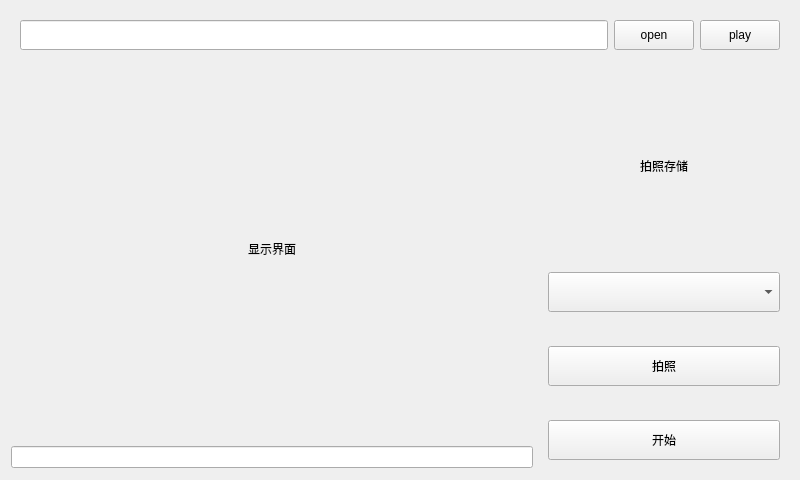
<?xml version="1.0" encoding="UTF-8"?>
<ui version="4.0">
 <class>Widget</class>
 <widget class="QWidget" name="Widget">
  <property name="geometry">
   <rect>
    <x>0</x>
    <y>0</y>
    <width>800</width>
    <height>480</height>
   </rect>
  </property>
  <property name="windowTitle">
   <string>Widget</string>
  </property>
  <layout class="QVBoxLayout" name="verticalLayout_2">
   <item>
    <widget class="QWidget" name="widget_2" native="true">
     <property name="minimumSize">
      <size>
       <width>0</width>
       <height>40</height>
      </size>
     </property>
     <layout class="QHBoxLayout" name="horizontalLayout_2">
      <item>
       <widget class="QLineEdit" name="lineEdit_path">
        <property name="minimumSize">
         <size>
          <width>0</width>
          <height>30</height>
         </size>
        </property>
       </widget>
      </item>
      <item>
       <widget class="QPushButton" name="pushButton_open">
        <property name="minimumSize">
         <size>
          <width>0</width>
          <height>30</height>
         </size>
        </property>
        <property name="text">
         <string>open</string>
        </property>
       </widget>
      </item>
      <item>
       <widget class="QPushButton" name="pushButton_play">
        <property name="minimumSize">
         <size>
          <width>0</width>
          <height>30</height>
         </size>
        </property>
        <property name="text">
         <string>play</string>
        </property>
       </widget>
      </item>
     </layout>
    </widget>
   </item>
   <item>
    <layout class="QHBoxLayout" name="horizontalLayout">
     <item>
      <layout class="QVBoxLayout" name="verticalLayout_3">
       <item>
        <widget class="QLabel" name="displayLabel">
         <property name="maximumSize">
          <size>
           <width>522</width>
           <height>381</height>
          </size>
         </property>
         <property name="text">
          <string>显示界面</string>
         </property>
         <property name="alignment">
          <set>Qt::AlignCenter</set>
         </property>
        </widget>
       </item>
       <item>
        <widget class="QLineEdit" name="lineEdit_log"/>
       </item>
      </layout>
     </item>
     <item>
      <widget class="QWidget" name="widget" native="true">
       <property name="minimumSize">
        <size>
         <width>250</width>
         <height>0</height>
        </size>
       </property>
       <property name="maximumSize">
        <size>
         <width>250</width>
         <height>16777215</height>
        </size>
       </property>
       <layout class="QVBoxLayout" name="verticalLayout">
        <item>
         <widget class="QLabel" name="saveLabel">
          <property name="minimumSize">
           <size>
            <width>200</width>
            <height>200</height>
           </size>
          </property>
          <property name="maximumSize">
           <size>
            <width>16777215</width>
            <height>16777215</height>
           </size>
          </property>
          <property name="text">
           <string>拍照存储</string>
          </property>
          <property name="alignment">
           <set>Qt::AlignCenter</set>
          </property>
         </widget>
        </item>
        <item>
         <widget class="QComboBox" name="comboBox">
          <property name="minimumSize">
           <size>
            <width>0</width>
            <height>40</height>
           </size>
          </property>
          <property name="maximumSize">
           <size>
            <width>16777215</width>
            <height>16777215</height>
           </size>
          </property>
         </widget>
        </item>
        <item>
         <spacer name="verticalSpacer_2">
          <property name="orientation">
           <enum>Qt::Vertical</enum>
          </property>
          <property name="sizeHint" stdset="0">
           <size>
            <width>20</width>
            <height>40</height>
           </size>
          </property>
         </spacer>
        </item>
        <item>
         <widget class="QPushButton" name="pushButton0">
          <property name="minimumSize">
           <size>
            <width>0</width>
            <height>40</height>
           </size>
          </property>
          <property name="maximumSize">
           <size>
            <width>16777215</width>
            <height>16777215</height>
           </size>
          </property>
          <property name="text">
           <string>拍照</string>
          </property>
         </widget>
        </item>
        <item>
         <spacer name="verticalSpacer_3">
          <property name="orientation">
           <enum>Qt::Vertical</enum>
          </property>
          <property name="sizeHint" stdset="0">
           <size>
            <width>20</width>
            <height>40</height>
           </size>
          </property>
         </spacer>
        </item>
        <item>
         <widget class="QPushButton" name="pushButton1">
          <property name="minimumSize">
           <size>
            <width>0</width>
            <height>40</height>
           </size>
          </property>
          <property name="maximumSize">
           <size>
            <width>16777215</width>
            <height>16777215</height>
           </size>
          </property>
          <property name="text">
           <string>开始</string>
          </property>
         </widget>
        </item>
       </layout>
      </widget>
     </item>
    </layout>
   </item>
  </layout>
 </widget>
 <resources/>
 <connections/>
</ui>
